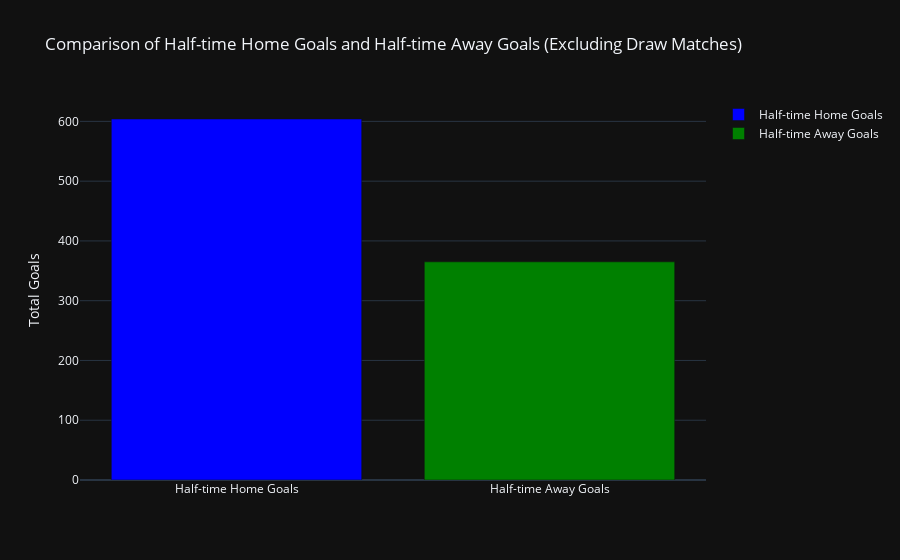

Here is the notebook cell this chart was saved with:
### Code cell
# Filter out draw matches where home team goals and away team goals are both 0
non_draw_matches = data1[(data1['Half-time Home Goals'] != 0) | (data1['Half-time Away Goals'] != 0)]

# Calculate the total number of half-time home goals scored
total_home_goals = non_draw_matches['Half-time Home Goals'].sum()

# Calculate the total number of half-time away goals scored
total_away_goals = non_draw_matches['Half-time Away Goals'].sum()

# Create a bar trace for half-time home goals
home_trace = go.Bar(
    x=['Half-time Home Goals'],
    y=[total_home_goals],
    name='Half-time Home Goals',
    marker=dict(color='blue')
)

# Create a bar trace for half-time away goals
away_trace = go.Bar(
    x=['Half-time Away Goals'],
    y=[total_away_goals],
    name='Half-time Away Goals',
    marker=dict(color='green')
)

# Create layout
layout = go.Layout(
    title='Comparison of Half-time Home Goals and Half-time Away Goals (Excluding Draw Matches)',
    yaxis=dict(title='Total Goals')
)

# Create figure
fig = go.Figure(data=[home_trace, away_trace], layout=layout)

# Show the plot
fig.show()

### Figure 1 — Plotly figure (JSON) as saved in the notebook; plotly's stock layout.template omitted (floating-point values rounded to 4 significant figures)
{"data": [{"marker": {"color": "blue"}, "name": "Half-time Home Goals", "x": ["Half-time Home Goals"], "y": [604], "type": "bar"}, {"marker": {"color": "green"}, "name": "Half-time Away Goals", "x": ["Half-time Away Goals"], "y": [365], "type": "bar"}], "layout": {"title": {"text": "Comparison of Half-time Home Goals and Half-time Away Goals (Excluding Draw Matches)"}, "yaxis": {"title": {"text": "Total Goals"}}}}
